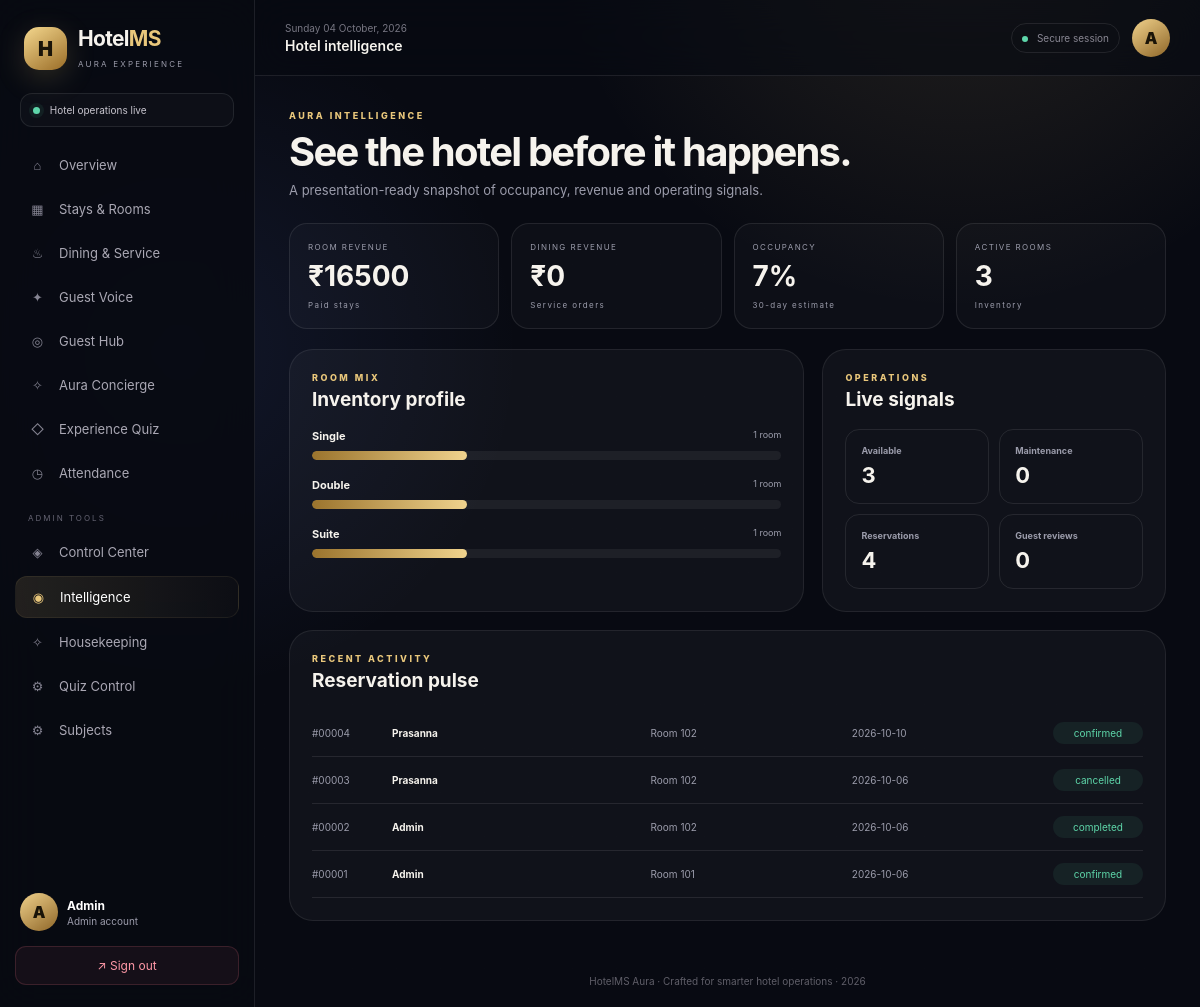
The app's page /analytics (signed in) with its own data.
### models.py (models this page shows, shortened)
class User(UserMixin, db.Model):
    id = db.Column(db.Integer, primary_key=True)
    name = db.Column(db.String(120), nullable=False)
    email = db.Column(db.String(120), unique=True, nullable=False)
    password_hash = db.Column(db.String(255), nullable=False)
    role = db.Column(db.String(20), nullable=False, default="guest")
    created_at = db.Column(db.DateTime, default=datetime.utcnow)

class Room(db.Model):
    id = db.Column(db.Integer, primary_key=True)
    room_number = db.Column(db.String(10), unique=True, nullable=False)
    room_type = db.Column(db.String(50), nullable=False)  # Single, Double, Suite
    price_per_night = db.Column(db.Float, nullable=False)
    status = db.Column(db.String(20), default="available")  # available, booked, maintenance

class Booking(db.Model):
    id = db.Column(db.Integer, primary_key=True)
    guest_id = db.Column(db.Integer, db.ForeignKey("user.id"), nullable=False)
    room_id = db.Column(db.Integer, db.ForeignKey("room.id"), nullable=False)
    check_in = db.Column(db.Date, nullable=False)
    check_out = db.Column(db.Date, nullable=False)
    payment_status = db.Column(db.String(20), default="pending")  # pending, paid
    status = db.Column(db.String(20), default="confirmed")  # confirmed, cancelled, completed
    created_at = db.Column(db.DateTime, default=datetime.utcnow)
    guest = db.relationship("User", backref="bookings")
    room = db.relationship("Room", backref="bookings")

### routes/advanced_routes.py (the view)
@advanced_bp.route("/analytics")
@login_required
def analytics():
    if current_user.role != "admin":
        abort(403)
    rooms = Room.query.all()
    bookings = Booking.query.all()
    orders = Order.query.all()
    total_room_revenue = sum(b.room.price_per_night * max(0, (b.check_out - b.check_in).days) for b in bookings if b.payment_status == "paid" and b.status != "cancelled")
    food_revenue = sum(o.total_bill for o in orders if o.status != "cancelled")
    total_capacity = max(1, len(rooms) * 30)
    sold_nights = sum(max(0, (b.check_out - b.check_in).days) for b in bookings if b.status != "cancelled")
    occupancy = min(100, round((sold_nights / total_capacity) * 100))
    room_types = {}
    for room in rooms:
        room_types[room.room_type] = room_types.get(room.room_type, 0) + 1
    top_rooms = sorted(room_types.items(), key=lambda x: x[1], reverse=True)
    recent = sorted(bookings, key=lambda b: b.created_at or datetime.min, reverse=True)[:8]
    return render_template("advanced/analytics.html", rooms=rooms, bookings=bookings, total_room_revenue=total_room_revenue, food_revenue=food_revenue, occupancy=occupancy, top_rooms=top_rooms, recent=recent)

### templates/advanced/analytics.html
{% extends 'base.html' %}{% block title %}Aura Intelligence{% endblock %}{% block pagetitle %}Hotel intelligence{% endblock %}
{% block content %}<div class="page-intro"><div><span class="eyebrow">AURA INTELLIGENCE</span><h1>See the hotel before it happens.</h1><p class="muted">A presentation-ready snapshot of occupancy, revenue and operating signals.</p></div></div><div class="intel-stats"><div><span>ROOM REVENUE</span><strong>₹{{ '%.0f'|format(total_room_revenue) }}</strong><small>Paid stays</small></div><div><span>DINING REVENUE</span><strong>₹{{ '%.0f'|format(food_revenue) }}</strong><small>Service orders</small></div><div><span>OCCUPANCY</span><strong>{{ occupancy }}%</strong><small>30-day estimate</small></div><div><span>ACTIVE ROOMS</span><strong>{{ rooms|length }}</strong><small>Inventory</small></div></div><div class="intel-grid"><section class="panel"><div class="panel-head"><div><span class="eyebrow">ROOM MIX</span><h2>Inventory profile</h2></div></div>{% for name,count in top_rooms %}<div class="bar-row"><div><b>{{ name }}</b><span>{{ count }} room{{ 's' if count != 1 }}</span></div><div class="bar"><i style="width:{{ (count / (rooms|length or 1) * 100)|round }}%"></i></div></div>{% endfor %}</section><section class="panel"><div class="panel-head"><div><span class="eyebrow">OPERATIONS</span><h2>Live signals</h2></div></div><div class="signal-list"><div><b>Available</b><strong>{{ rooms|selectattr('status','equalto','available')|list|length }}</strong></div><div><b>Maintenance</b><strong>{{ rooms|selectattr('status','equalto','maintenance')|list|length }}</strong></div><div><b>Reservations</b><strong>{{ bookings|length }}</strong></div><div><b>Guest reviews</b><strong>{{ current_user.reviews|length }}</strong></div></div></section></div><section class="panel"><div class="panel-head"><div><span class="eyebrow">RECENT ACTIVITY</span><h2>Reservation pulse</h2></div></div><div class="intel-table">{% for b in recent %}<div><span>#{{ '%05d'|format(b.id) }}</span><b>{{ b.guest.name }}</b><span>Room {{ b.room.room_number }}</span><span>{{ b.check_in }}</span><em>{{ b.status }}</em></div>{% else %}<p class="muted">No reservation activity.</p>{% endfor %}</div></section>{% endblock %}

### templates/base.html (shortened to what this page needs)
<!doctype html>
<html lang="en">
<head>
    <link rel="stylesheet" href="{{ url_for('static', filename='css/style.css') }}">
</head>
<body class="{% if current_user.is_authenticated %}app-shell{% else %}auth-shell{% endif %}">
{% if current_user.is_authenticated %}
<aside class="sidebar" id="sidebar">
    <div class="brand">
        <div class="brandmark">H</div>
        <div><h2>Hotel<span>MS</span></h2><small>AURA EXPERIENCE</small></div>
    </div>
    <div class="welcome-mini"><span class="pulse"></span> Hotel operations live</div>
    <nav class="nav">
        <a href="{{ url_for('auth.dashboard') }}" class="{{ 'active' if request.endpoint == 'auth.dashboard' }}"><i>⌂</i> Overview</a>
        <a href="{{ url_for('booking.rooms') }}" class="{{ 'active' if request.blueprint == 'booking' }}"><i>▦</i> Stays & Rooms</a>
        <a href="{{ url_for('service.menu') }}" class="{{ 'active' if request.blueprint == 'service' }}"><i>♨</i> Dining & Service</a>
        <a href="{{ url_for('review.list_reviews') }}" class="{{ 'active' if request.blueprint == 'review' }}"><i>✦</i> Guest Voice</a>
        <a href="{{ url_for('advanced.guest_hub') }}" class="{{ 'active' if request.endpoint == 'advanced.guest_hub' }}"><i>◎</i> Guest Hub</a>
        <a href="{{ url_for('advanced.concierge') }}" class="{{ 'active' if request.endpoint == 'advanced.concierge' }}"><i>✧</i> Aura Concierge</a>
        <a href="{{ url_for('quiz.quiz_home') }}" class="{{ 'active' if request.blueprint == 'quiz' }}"><i>◇</i> Experience Quiz</a>
        {% if current_user.role in ['teacher', 'admin'] %}
        <a href="{{ url_for('attendance.mark_attendance') }}" class="{{ 'active' if request.blueprint == 'attendance' }}"><i>◷</i> Attendance</a>
        {% elif current_user.role == 'student' %}
        <a href="{{ url_for('attendance.my_attendance') }}" class="{{ 'active' if request.blueprint == 'attendance' }}"><i>◷</i> My Attendance</a>
        {% endif %}
        {% if current_user.role == 'admin' %}
        <div class="nav-label">ADMIN TOOLS</div>
        <a href="{{ url_for('admin.control') }}" class="{{ 'active' if request.blueprint == 'admin' }}"><i>◈</i> Control Center</a>
        <a href="{{ url_for('advanced.analytics') }}" class="{{ 'active' if request.endpoint == 'advanced.analytics' }}"><i>◉</i> Intelligence</a>
        <a href="{{ url_for('housekeeping.board') }}" class="{{ 'active' if request.blueprint == 'housekeeping' }}"><i>✧</i> Housekeeping</a>
        <a href="{{ url_for('quiz.manage_questions') }}"><i>⚙</i> Quiz Control</a>
        <a href="{{ url_for('attendance.manage_subjects') }}"><i>⚙</i> Subjects</a>
        {% endif %}
    </nav>
    <div class="sidebar-bottom">
        <div class="mini-profile"><div class="avatar">{{ current_user.name[0]|upper }}</div><div><strong>{{ current_user.name }}</strong><small>{{ current_user.role|capitalize }} account</small></div></div>
        <a class="logout" href="{{ url_for('auth.logout') }}">↗ Sign out</a>
    </div>
</aside>
<main class="main">
    <header class="topbar">
        <div class="top-left"><button class="menu" id="menuBtn">☰</button><div><div class="date" id="date"></div><h3>{% block pagetitle %}Welcome back{% endblock %}</h3></div></div>
        <div class="top-right"><div class="top-status"><span></span> Secure session</div><div class="avatar">{{ current_user.name[0]|upper }}</div></div>
    </header>
    <section class="content">
{% else %}
<main class="auth-wrapper">
{% endif %}
    {% block content %}{% endblock %}
{% if current_user.is_authenticated %}
    </section>
    <footer>HotelMS Aura · Crafted for smarter hotel operations · 2026</footer>
</main>
{% else %}
</main>
{% endif %}
</body>
</html>

### records on screen
User: name "A", name "Admin", role "Admin"
Room: room_type "Single", id "1", {{ (count / (rooms|length or 1) * 100)|round }} 33.0 (drawn)
Room: room_type "Double", count "1", {{ (count / (rooms|length or 1) * 100)|round }} 33.0 (drawn)
Room: room_type "Suite", count "1", {{ (count / (rooms|length or 1) * 100)|round }} 33.0 (drawn)
Booking: id "00004", guest.name "Prasanna", room.room_number "102", check_in "2026-10-10", status "confirmed"
Booking: id "00003", guest.name "Prasanna", room.room_number "102", check_in "2026-10-06", status "cancelled"
Booking: id "00002", guest.name "Admin", room.room_number "102", check_in "2026-10-06", status "completed"
Booking: id "00001", guest.name "Admin", room.room_number "101", check_in "2026-10-06", status "confirmed"

### other values on screen
{{ '%.0f'|format(total_room_revenue) }} "16500"
{{ '%.0f'|format(food_revenue) }} "0"
{{ occupancy }} "7"
{{ rooms|length }} "3"
{{ rooms|selectattr('status','equalto','available')|list|length }} "3"
{{ rooms|selectattr('status','equalto','maintenance')|list|length }} "0"
{{ bookings|length }} "4"
{{ current_user.reviews|length }} "0"
